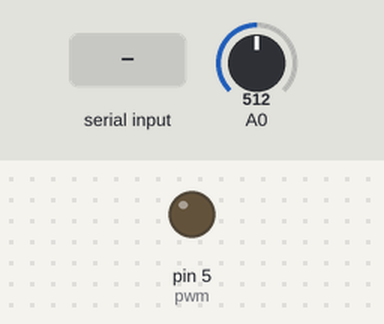
The sketch below on a simulated Arduino Uno, built with avr-gcc and run on an emulated ATmega328P. Parts: output pins drawn as LEDs (lit = HIGH). The inputs (shaded band) are chosen by the test bench; at power-on: A0 = 512. What the sketch prints to the serial monitor is not drawn.

Above: at 1.2 s.
1.3 s: byte 30 received over Serial
At 2.2 s:
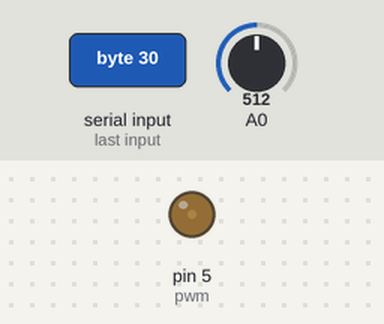
2.8 s: byte 90 received over Serial
At 3.4 s:
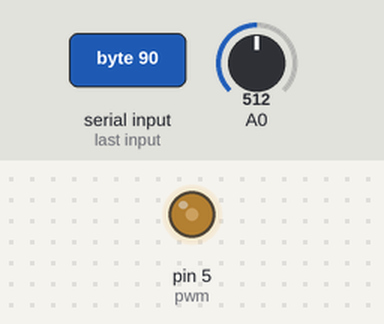
Timing chart, 0 to 5.8 s (numbered marks = the images above; inputs shaded):
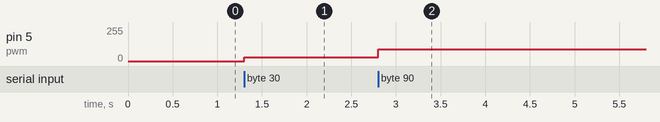

Measured:
- after the input at 1.3 s, pin 5 (pwm): 0/255 → 30/255 at once
- after the input at 2.8 s, pin 5 (pwm): 30/255 → 90/255 at once

The sketch:

CodigoATmega.ino
```cpp
#include <Arduino_FreeRTOS.h>

TaskHandle_t TaskEnviar_Handler;

int min_max_delay_ms[] = {500,1000};
int delay_cnt = 10;// Ancho de banda [2Hz - 1KHz]

int s=0;
float G=0;
float num=0;
float den=1;

long delay_sample=100;//ms

void led( void *pvParameters );
void enviar( void *pvParameters );
void RPM( void *pvParameters );

int incomingByte;

void setup() {
  Serial.begin(9600);
  pinMode(A0, INPUT);
  pinMode(5, OUTPUT);//pwm
  xTaskCreate(
    led
    ,  "BlinkLed"        // Nombre descriptivo de la función (MAX 8 caracteres)
    ,  128               // Tamaño necesario en memoria STACK
    ,  NULL              // Parámetro INICIAL a recibir (void *)
    ,  0                 // Prioridad, priridad = 3 (configMAX_PRIORITIES - 1) es la mayor, prioridad = 0 es la menor.
    ,  NULL );           // Variable que apunta al task (opcional)

  xTaskCreate(
    enviar
    ,  "envioIOT"       // Nombre descriptivo de la función (MAX 8 caracteres)
    ,  128              // Tamaño necesario en memoria STACK
    ,  NULL             // Parámetro INICIAL a recibir (void *)
    ,  0                // Prioridad, priridad = 3 (configMAX_PRIORITIES - 1) es la mayor, prioridad = 0 es la menor.
    ,  &TaskEnviar_Handler); // Variable que apunta al task (opcional)

 xTaskCreate(
    RPM
    ,  "RPM"         // Nombre descriptivo de la función (MAX 8 caracteres)
    ,  128               // Tamaño necesario en memoria STACK
    ,  NULL              // Parámetro INICIAL a recibir (void *)
    ,  0                 // Prioridad, priridad = 3 (configMAX_PRIORITIES - 1) es la mayor, prioridad = 0 es la menor.
    ,  NULL); // Variable que apunta al task (opcional)

  vTaskSuspend(TaskEnviar_Handler);
}

void loop() {
}

void led( void *pvParameters ){
  while(1){
       if (Serial.available() > 0) {
	    // read the incoming byte:
	    //Serial.readBytes(incomingByte,1);
	    //incomingByte=Serial.parseInt();
	    incomingByte=Serial.read();//<----------------
	    vTaskDelay(1/ portTICK_PERIOD_MS);
	    analogWrite(5, incomingByte);
	 }
  }
}

void enviar( void *pvParameters ){
  for(;;){
	vTaskDelay(1/ portTICK_PERIOD_MS);
        //Serial.println(String(s));//<----------------------ASCII
	Serial.write(s);//<---- Byte
        vTaskSuspend(TaskEnviar_Handler);
  }
}

void RPM( void *pvParameters ){
  while(1){
      s=analogRead(A0)>>2;
     // vTaskDelay(1/ portTICK_PERIOD_MS);
      //analogWrite(5, s);
      vTaskDelay(1/ portTICK_PERIOD_MS);
      s=s;//*10/255;

      vTaskResume(TaskEnviar_Handler);
      vTaskDelay(delay_sample/ portTICK_PERIOD_MS);
      //quiero 10 datos por estado -> 10 segundos de periodo de senal cuadrada en al entrada
  }
}
```
